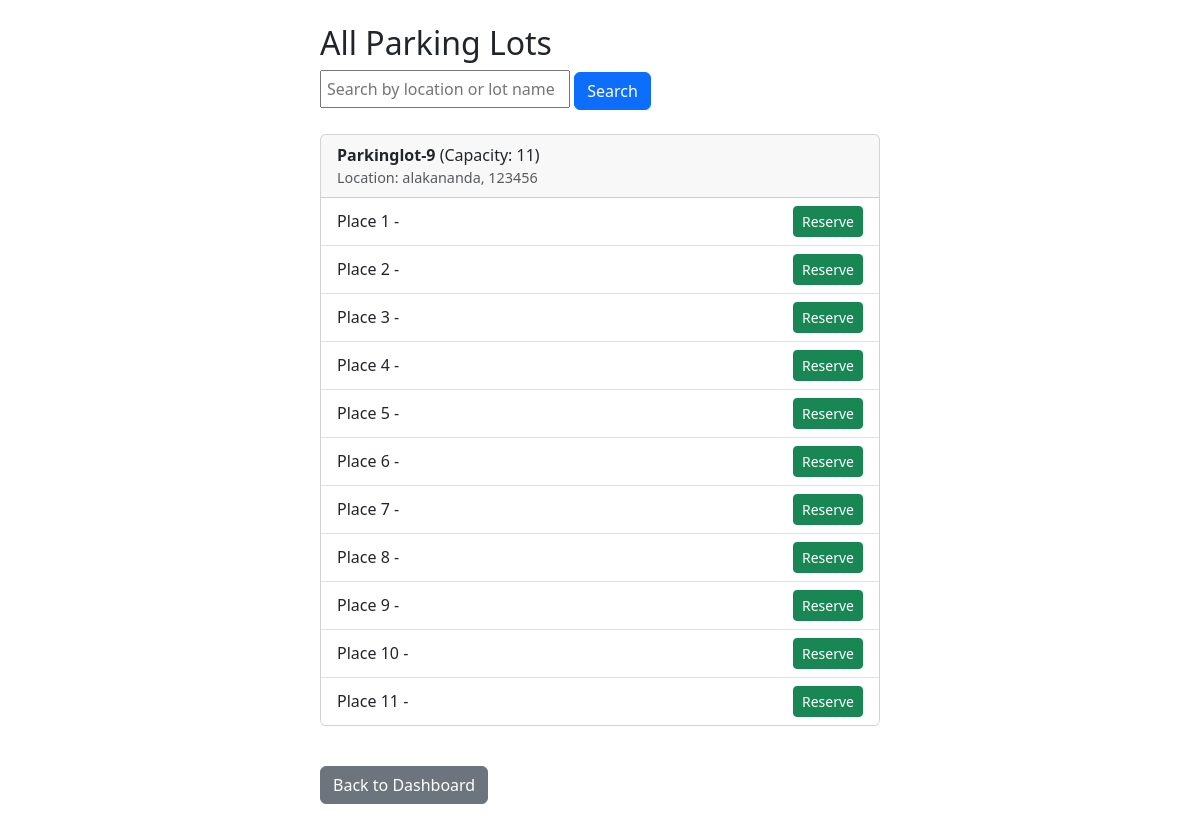
The page /viewlots (signed in) on the database as committed earlier.
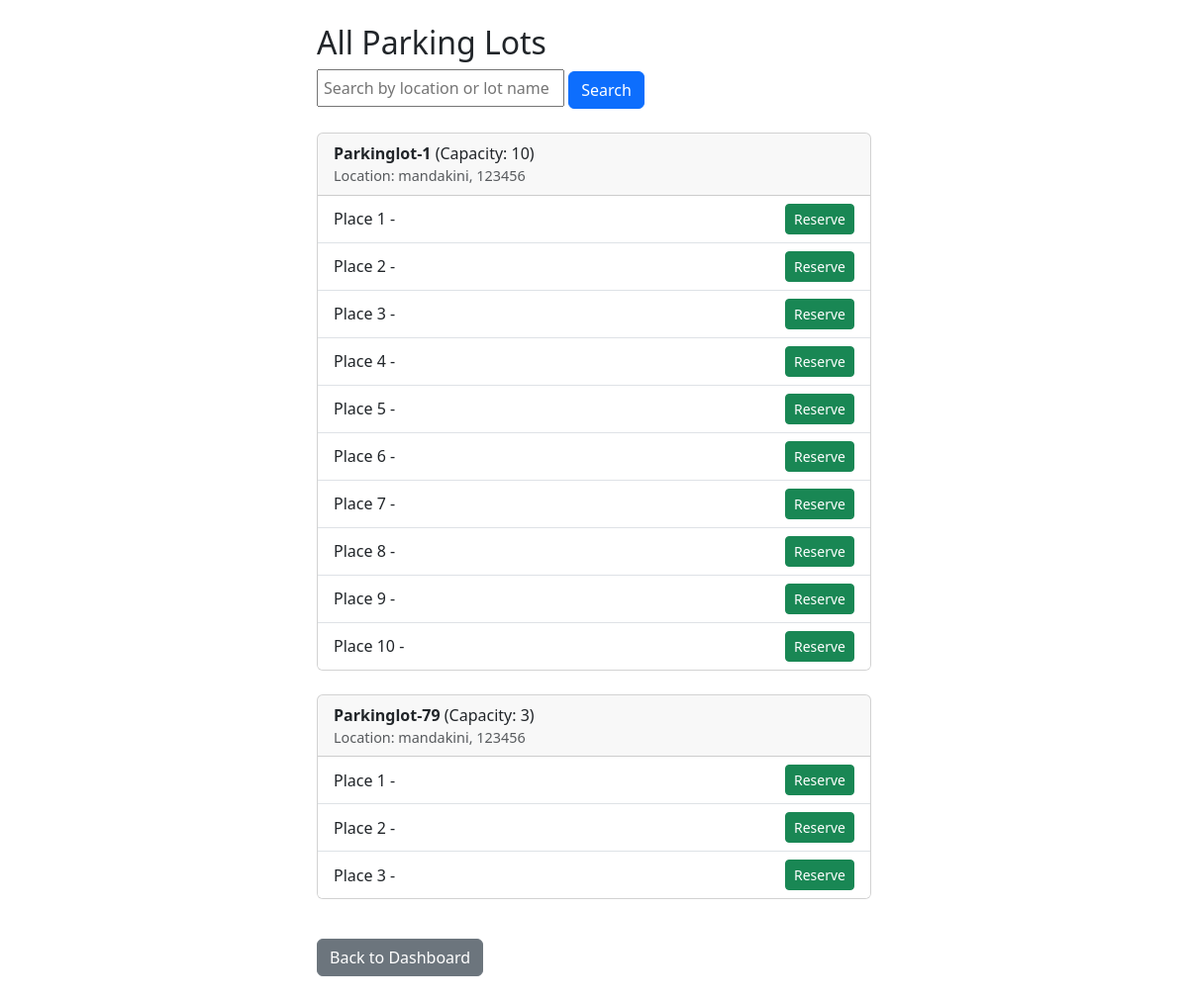
The same page on the database as committed later.
### app.py (models this page shows)
class ParkingLot(db.Model):
    __tablename__ = 'parkinglots'
    id = db.Column(db.Integer, primary_key=True)
    name = db.Column(db.String(100), nullable=False)
    landmark = db.Column(db.String(100), nullable=False)
    address = db.Column(db.String(200))
    pincode = db.Column(db.String(10))
    price = db.Column(db.Integer)
    max_spots = db.Column(db.Integer)
    places = db.relationship('Place', backref='lot', lazy=True)

class Place(db.Model):
    __tablename__ = 'places'
    id = db.Column(db.Integer, primary_key=True)
    lot_id = db.Column(db.Integer, db.ForeignKey('parkinglots.id'))
    number = db.Column(db.Integer)
    is_reserved = db.Column(db.Boolean, default=False)

### app.py (the view, shortened to what this page needs)
@app.route('/viewlots')
def viewlots():
    if 'user_id' not in session:
        return redirect(url_for('login'))
    user_id = session['user_id']
    user = User.query.get(user_id)
    is_admin = user.is_admin
    search_query = request.args.get('search', '').strip()
    query = ParkingLot.query
    lots = query.all()
    for lot in lots:
        lot.spots = Place.query.filter_by(lot_id=lot.id).order_by(Place.number).all()
    user_reservations = {}
    if not is_admin:
        reservations = Reservation.query.filter_by(user_id=user_id, status='active').all()
        for r in reservations:
            user_reservations[r.place_id] = True
    return render_template('viewlots.html', lots=lots, is_admin=is_admin, user_reservations=user_reservations, search=search_query)

### templates/viewlots.html (shortened to what this page needs)
<!DOCTYPE html>
<html>
<head>
    <link rel="stylesheet" href="https://cdn.jsdelivr.net/npm/bootstrap@5.3.0/dist/css/bootstrap.min.css">
</head>
<body class="p-4">
<div class="container d-flex justify-content-center">
  <div class="w-100" style="max-width: 560px;">
    <h2>All Parking Lots</h2>
    <form method="get" action="{{ url_for('viewlots') }}" style="margin-bottom: 16px;">
        <input
            type="text"
            name="search"
            placeholder="Search by location or lot name"
            value="{{ search or '' }}"
            style="width: 250px; padding: 5px;"
        />
        <button type="submit" class="btn btn-primary">Search</button>
    </form>
    {% for lot in lots %}
        <div class="card my-4">
            <div class="card-header">
                <strong>{{ lot.name }}</strong> (Capacity: {{ lot.spots|length }})
                <div class="text-muted" style="font-size: 0.9rem;">Location: {{ lot.address }}, {{ lot.pincode }}</div>
            </div>
            <ul class="list-group list-group-flush">
                {% for place in lot.spots|sort(attribute='number') %}
                    <li class="list-group-item d-flex justify-content-between align-items-center">
                        Place {{ place.number }} -
                        {% if place.is_reserved %}
                            {% if is_admin or place.id in user_reservations %}
                                <form method="POST" action="{{ url_for('release_place', place_id=place.id) }}" style="display:inline;">
                                    <button type="submit" class="btn btn-danger btn-sm">Release</button>
                                </form>
                            {% else %}
                                <span class="badge bg-secondary">Occupied</span>
                            {% endif %}
                        {% else %}
                            <form method="POST" action="{{ url_for('reserve_place', place_id=place.id) }}" style="display:inline;">
                                <button type="submit" class="btn btn-success btn-sm">Reserve</button>
                            </form>
                        {% endif %}
                    </li>
                {% endfor %}
            </ul>
        </div>
    {% endfor %}
    <a href="{{ url_for('dashboard') }}" class="btn btn-secondary mt-3">Back to Dashboard</a>
  </div>
</div>
</body>
</html>

Rows that differ between the two databases and show on the page:
changed ParkingLot: loses Place (number "11"); name "Parkinglot-9" → "Parkinglot-1"; spots|length "11" → "10"; address "alakananda" → "mandakini"
added ParkingLot: name "Parkinglot-79", spots|length "3", address "mandakini", pincode "123456"
added Place: number "1", shown under "Parkinglot-79"
added Place: number "2", shown under "Parkinglot-79"
added Place: number "3", shown under "Parkinglot-79"
